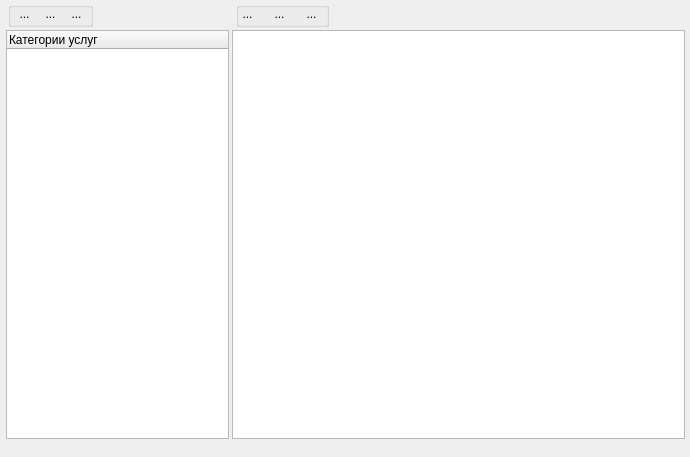
<?xml version="1.0" encoding="UTF-8"?>
<ui version="4.0">
 <class>frmUslugi</class>
 <widget class="QWidget" name="frmUslugi">
  <property name="windowModality">
   <enum>Qt::WindowModal</enum>
  </property>
  <property name="geometry">
   <rect>
    <x>0</x>
    <y>0</y>
    <width>690</width>
    <height>457</height>
   </rect>
  </property>
  <property name="windowTitle">
   <string>Прейскурант</string>
  </property>
  <property name="layoutDirection">
   <enum>Qt::LeftToRight</enum>
  </property>
  <widget class="QTreeWidget" name="treeWidget">
   <property name="geometry">
    <rect>
     <x>6</x>
     <y>30</y>
     <width>223</width>
     <height>409</height>
    </rect>
   </property>
   <property name="rootIsDecorated">
    <bool>false</bool>
   </property>
   <property name="animated">
    <bool>true</bool>
   </property>
   <attribute name="headerShowSortIndicator" stdset="0">
    <bool>false</bool>
   </attribute>
   <column>
    <property name="text">
     <string>Категории услуг</string>
    </property>
   </column>
  </widget>
  <widget class="QGroupBox" name="groupBox">
   <property name="geometry">
    <rect>
     <x>8</x>
     <y>2</y>
     <width>85</width>
     <height>25</height>
    </rect>
   </property>
   <property name="title">
    <string/>
   </property>
   <widget class="QToolButton" name="del_gr">
    <property name="geometry">
     <rect>
      <x>57</x>
      <y>1</y>
      <width>23</width>
      <height>22</height>
     </rect>
    </property>
    <property name="text">
     <string>...</string>
    </property>
    <property name="icon">
     <iconset resource="icons.qrc">
      <normaloff>:/res/icons/5.ico</normaloff>:/res/icons/5.ico</iconset>
    </property>
    <property name="checkable">
     <bool>false</bool>
    </property>
    <property name="autoRepeat">
     <bool>false</bool>
    </property>
    <property name="autoExclusive">
     <bool>false</bool>
    </property>
    <property name="autoRaise">
     <bool>true</bool>
    </property>
   </widget>
   <widget class="QToolButton" name="add_gr">
    <property name="geometry">
     <rect>
      <x>5</x>
      <y>1</y>
      <width>23</width>
      <height>22</height>
     </rect>
    </property>
    <property name="text">
     <string>...</string>
    </property>
    <property name="icon">
     <iconset resource="icons.qrc">
      <normaloff>:/res/icons/7.ico</normaloff>:/res/icons/7.ico</iconset>
    </property>
    <property name="checkable">
     <bool>false</bool>
    </property>
    <property name="autoRepeat">
     <bool>false</bool>
    </property>
    <property name="autoExclusive">
     <bool>false</bool>
    </property>
    <property name="popupMode">
     <enum>QToolButton::DelayedPopup</enum>
    </property>
    <property name="autoRaise">
     <bool>true</bool>
    </property>
   </widget>
   <widget class="QToolButton" name="edit_gr">
    <property name="geometry">
     <rect>
      <x>31</x>
      <y>1</y>
      <width>23</width>
      <height>22</height>
     </rect>
    </property>
    <property name="text">
     <string>...</string>
    </property>
    <property name="icon">
     <iconset resource="icons.qrc">
      <normaloff>:/res/icons/11.ico</normaloff>:/res/icons/11.ico</iconset>
    </property>
    <property name="checkable">
     <bool>false</bool>
    </property>
    <property name="autoRepeat">
     <bool>false</bool>
    </property>
    <property name="autoExclusive">
     <bool>false</bool>
    </property>
    <property name="autoRaise">
     <bool>true</bool>
    </property>
   </widget>
  </widget>
  <widget class="QGroupBox" name="groupBox_2">
   <property name="geometry">
    <rect>
     <x>236</x>
     <y>2</y>
     <width>93</width>
     <height>25</height>
    </rect>
   </property>
   <property name="title">
    <string/>
   </property>
   <widget class="QToolButton" name="del_usluga">
    <property name="geometry">
     <rect>
      <x>64</x>
      <y>1</y>
      <width>23</width>
      <height>22</height>
     </rect>
    </property>
    <property name="text">
     <string>...</string>
    </property>
    <property name="icon">
     <iconset resource="icons.qrc">
      <normaloff>:/res/icons/5.ico</normaloff>:/res/icons/5.ico</iconset>
    </property>
    <property name="checkable">
     <bool>false</bool>
    </property>
    <property name="autoRepeat">
     <bool>false</bool>
    </property>
    <property name="autoExclusive">
     <bool>false</bool>
    </property>
    <property name="autoRaise">
     <bool>true</bool>
    </property>
   </widget>
   <widget class="QToolButton" name="edit_usluga">
    <property name="geometry">
     <rect>
      <x>32</x>
      <y>1</y>
      <width>23</width>
      <height>22</height>
     </rect>
    </property>
    <property name="text">
     <string>...</string>
    </property>
    <property name="icon">
     <iconset resource="icons.qrc">
      <normaloff>:/res/icons/11.ico</normaloff>:/res/icons/11.ico</iconset>
    </property>
    <property name="checkable">
     <bool>false</bool>
    </property>
    <property name="autoRepeat">
     <bool>false</bool>
    </property>
    <property name="autoExclusive">
     <bool>false</bool>
    </property>
    <property name="autoRaise">
     <bool>true</bool>
    </property>
   </widget>
   <widget class="QToolButton" name="add_usluga">
    <property name="geometry">
     <rect>
      <x>0</x>
      <y>1</y>
      <width>23</width>
      <height>22</height>
     </rect>
    </property>
    <property name="text">
     <string>...</string>
    </property>
    <property name="icon">
     <iconset resource="icons.qrc">
      <normaloff>:/res/icons/7.ico</normaloff>:/res/icons/7.ico</iconset>
    </property>
    <property name="checkable">
     <bool>false</bool>
    </property>
    <property name="autoRepeat">
     <bool>false</bool>
    </property>
    <property name="autoExclusive">
     <bool>false</bool>
    </property>
    <property name="popupMode">
     <enum>QToolButton::DelayedPopup</enum>
    </property>
    <property name="autoRaise">
     <bool>true</bool>
    </property>
   </widget>
  </widget>
  <widget class="QTableView" name="tableUslugi">
   <property name="geometry">
    <rect>
     <x>232</x>
     <y>30</y>
     <width>453</width>
     <height>409</height>
    </rect>
   </property>
  </widget>
 </widget>
 <resources>
  <include location="icons.qrc"/>
 </resources>
 <connections/>
</ui>
